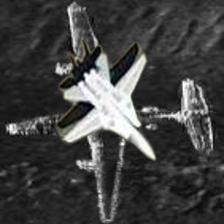
#> input picture PhotoWCT_4_sonar/output.jpg, 224 x 224 px
$ python noiseedge.py output.jpg
#> lines starting #> are read from the running program, lines starting #| are printed output that depends on the picture; after the words box and inside, x2 and y2 are one past the last pixel; in counts of white or black regions, pixels touching at a corner belong together
#> further down, image is the input picture: shape (224, 224, 3); mean B, G, R 65.2, 65.6, 65.4
# [43 lines of commented-out code are left out]

import cv2
import numpy as np


def add_scale_noise(image, scale_factor, noise_intensity):
    # Convert the image to grayscale
#> called with scale_factor = 30, noise_intensity = 1
    gray = cv2.cvtColor(image, cv2.COLOR_BGR2GRAY)

    # Apply Canny edge detection to obtain the edges
    edges = cv2.Canny(gray, 50, 150)
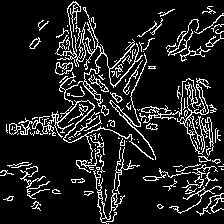
#> edges: shape (224, 224); 12.1% white in thin lines or dots

    # Dilate the edges to make them thicker
    kernel = np.ones((3, 3), np.uint8)
    dilated_edges = cv2.dilate(edges, kernel, iterations=1)
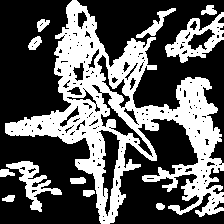
#> dilated_edges: shape (224, 224); 36.1% white; 12 white regions, largest, box (x1, y1, x2, y2) and area: (5, 0, 224, 224) 15063, (165, 12, 224, 63) 1191, (6, 161, 62, 212) 858

    # Resize the dilated edges to introduce scale noise
    resized_edges = cv2.resize(
        dilated_edges, None, fx=scale_factor, fy=scale_factor, interpolation=cv2.INTER_NEAREST)
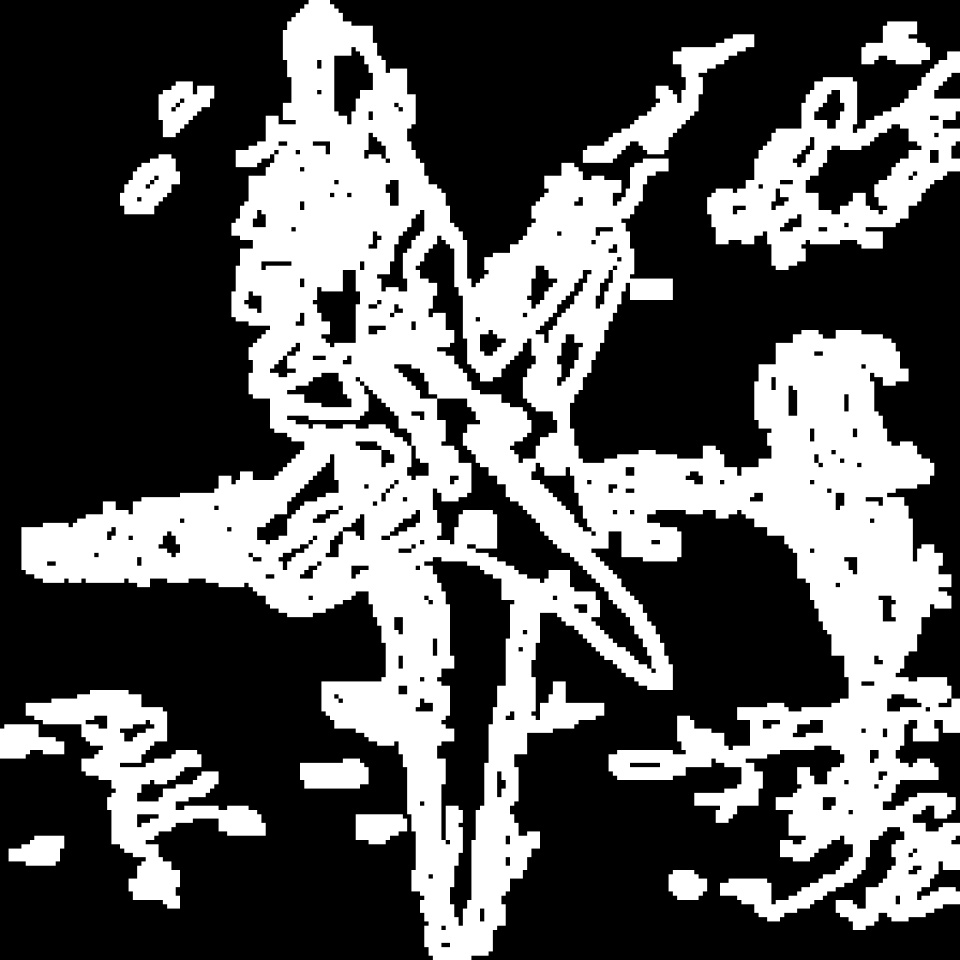
#> resized_edges: shape (6720, 6720) (shown at 1/7 size); 36.1% white; 12 white regions, largest, box (x1, y1, x2, y2) and area: (150, 0, 6720, 6720) 13556700, (4950, 360, 6720, 1890) 1071900, (180, 4830, 1860, 6360) 772200

    # Threshold the resized edges to create a binary mask
    _, mask = cv2.threshold(resized_edges, 0, 255, cv2.THRESH_BINARY)

    # Add Gaussian noise to the edges
    noisy_mask = cv2.GaussianBlur(mask.astype(
        np.float32), (0, 0), noise_intensity)

    # Rescale the noisy mask to match the original image size
    noisy_mask = cv2.resize(noisy_mask, (image.shape[1], image.shape[0]))

    # Apply the noisy mask to the original image
    noisy_image = np.copy(image)
    for channel in range(3):
        noisy_image[:, :, channel] = (
            image[:, :, channel] * (1 - noisy_mask)).astype(np.uint8)
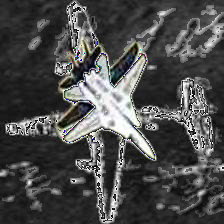
#> noisy_image: shape (224, 224, 3); mean B, G, R 75, 75.4, 75.2

    return noisy_image


# Load the image
image = cv2.imread('./output.jpg')

if image is None:
    print(f"Failed to load image at path: {image_path}")
else:
    # Add scale noise to the edges
    scale_factor = 30  # Adjust the scale factor as desired
    noise_intensity = 1  # Adjust the noise intensity as desired
    noisy_image = add_scale_noise(image, scale_factor, noise_intensity)

# Display the noisy image
output_path = './data/output/out.jpg'
cv2.imwrite(output_path, noisy_image)
print(f"Noisy image saved at path: {output_path}")
